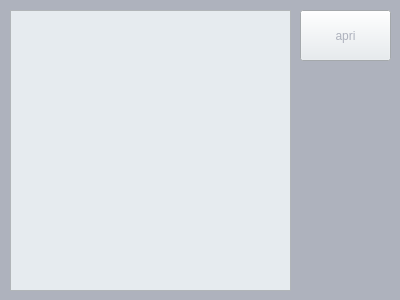
<?xml version="1.0" encoding="UTF-8"?>
<ui version="4.0">
 <class>VistalistaInfermiere</class>
 <widget class="QWidget" name="VistalistaInfermiere">
  <property name="geometry">
   <rect>
    <x>0</x>
    <y>0</y>
    <width>400</width>
    <height>300</height>
   </rect>
  </property>
  <property name="minimumSize">
   <size>
    <width>400</width>
    <height>300</height>
   </size>
  </property>
  <property name="maximumSize">
   <size>
    <width>400</width>
    <height>300</height>
   </size>
  </property>
  <property name="windowTitle">
   <string>Form</string>
  </property>
  <property name="styleSheet">
   <string notr="true">background-color: rgb(174, 178, 189);</string>
  </property>
  <widget class="QPushButton" name="ButtonApri">
   <property name="geometry">
    <rect>
     <x>300</x>
     <y>10</y>
     <width>91</width>
     <height>51</height>
    </rect>
   </property>
   <property name="styleSheet">
    <string notr="true">background-color: rgb(230, 235, 239);
color: rgb(174, 178, 189);</string>
   </property>
   <property name="text">
    <string>apri</string>
   </property>
  </widget>
  <widget class="QListView" name="listView">
   <property name="geometry">
    <rect>
     <x>10</x>
     <y>10</y>
     <width>281</width>
     <height>281</height>
    </rect>
   </property>
   <property name="styleSheet">
    <string notr="true">background-color: rgb(230, 235, 239);</string>
   </property>
   <property name="uniformItemSizes">
    <bool>false</bool>
   </property>
   <property name="selectionRectVisible">
    <bool>false</bool>
   </property>
  </widget>
 </widget>
 <resources/>
 <connections/>
</ui>
